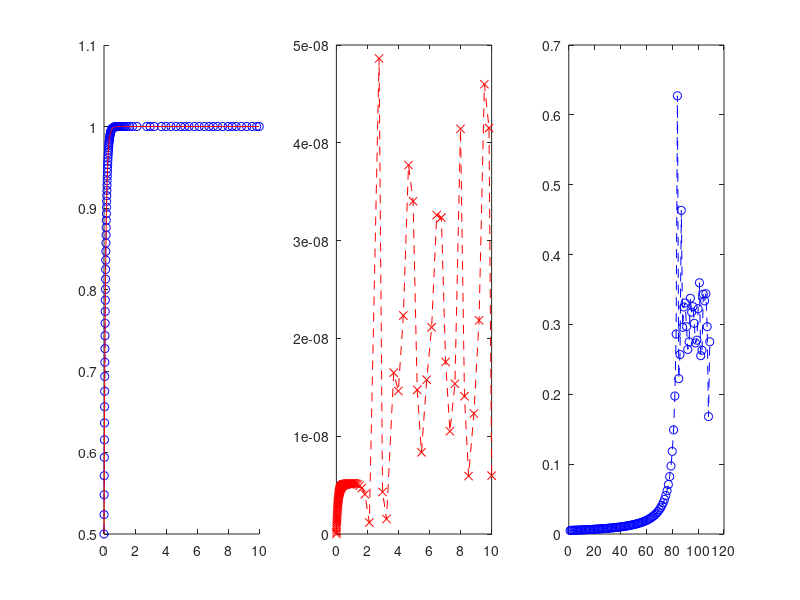

This chart was generated by the following MATLAB code:
function rk45
epsilon = 10^(-7);
h = 0.1;
hh(1) = h;
t = 0;
w = 0.5;
tt(1) = t
ww(1) = w;
wer(1)=0;
i = 1;
ii(1) = 1;
fprintf('Step %d: t = %6.4f, w = %18.15f\n', i, t(1), w(1));
tmax = 10;
while t<tmax
    h = min(h, tmax-t);
    k1 = h*f(t,w);
    k2 = h*f(t+h/4, w+k1/4);
    k3 = h*f(t+3*h/8, w+3*k1/32+9*k2/32);
    k4 = h*f(t+12*h/13, w+1932*k1/2197-7200*k2/2197+7296*k3/2197);
    k5 = h*f(t+h, w+439*k1/216-8*k2+3680*k3/513-845*k4/4104);
    k6 = h*f(t+h/2, w-8*k1/27+2*k2-3544*k3/2565+1859*k4/4104-11*k5/40);
    w1 = w + 25*k1/216+1408*k3/2565+2197*k4/4104-k5/5;
    w2 = w + 16*k1/135+6656*k3/12825+28561*k4/56430-9*k5/50+2*k6/55;
    R = abs(w1-w2)/h;
    delta = 0.84*(epsilon/R)^(1/4);
    if R<=epsilon
        t = t+h;
        w = w1;
        i = i+1;
        ii(i) = i;
        tt(i) = t;
        ww(i)= w;
        wer(i)= abs(1-0.5*exp(-10*t) - w);
        hh(i-1) = tt(i)-tt(i-1);
        %fprintf('Step %d: t = %6.4f, w = %18.15f\n', i, t, w);
        fprintf('Step %d: t = %6.4f, w = %18.15f, ye = %18.15f\n', i, t, w, wer(i));
        h = delta*h;
        hh(i)=h;
    else
        h = delta*h;
    end
end
subplot(1,3,1)
hold on
plot(tt,ww, 'b--o')
plot(tt, g(tt), 'r')
hold off
subplot(1,3,2)
plot(tt,wer,'r--x')
subplot(1,3,3)
plot(ii,hh,'b--o')
%%%  ye = -(1/2)*(e^t) + t^2 + 2t + 1
%%%%%%%%%%%%%%%%%%
function v = f(t,y)
v = 10*(1-y);
%%%%%%%%%%%%%%%%%%
function y = g(t)
y = 1-0.5.*exp(-10*t);